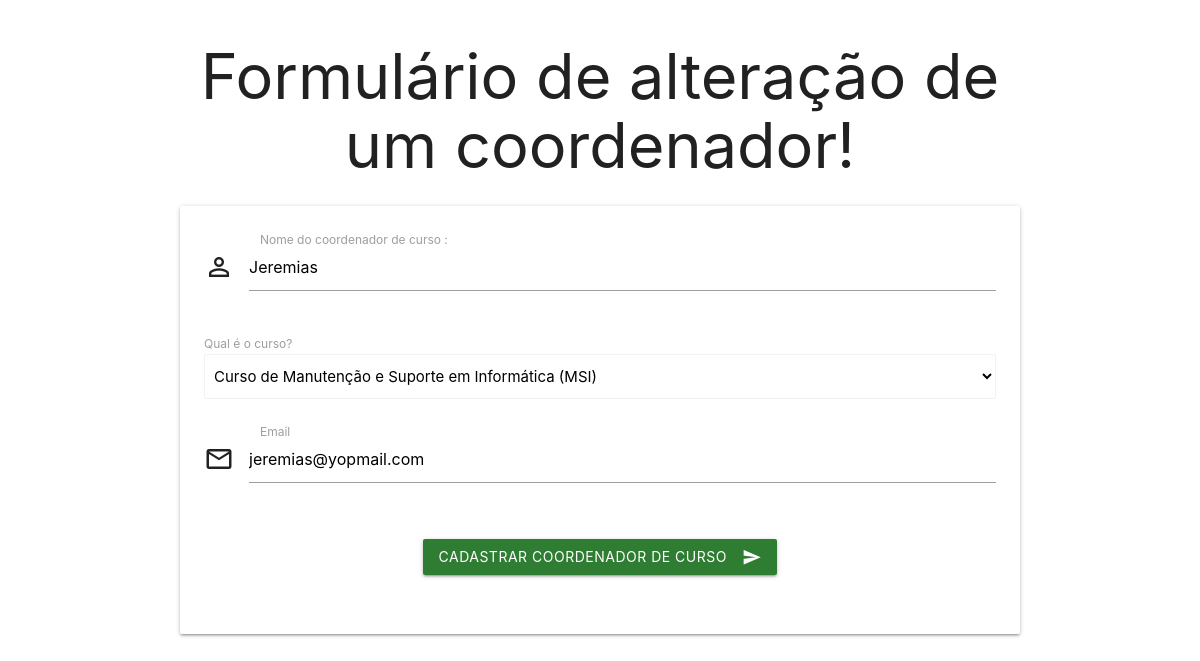
Page /crudCoordenador/formeditCoordenador.php?id=15 on the committed database.
### tables this page shows
CREATE TABLE IF NOT EXISTS `coordenador_curso` (
  `id_coordenador` int NOT NULL AUTO_INCREMENT,
  `nome` varchar(255) DEFAULT NULL,
  `email` varchar(255) DEFAULT NULL,
  `senha` varchar(255) DEFAULT NULL,
  `id_curso` int DEFAULT NULL,
  PRIMARY KEY (`id_coordenador`),
  KEY `fk_curso_coordenador` (`id_curso`)
);

CREATE TABLE IF NOT EXISTS `curso` (
  `id_curso` int NOT NULL AUTO_INCREMENT,
  `nome_curso` varchar(255) NOT NULL,
  `carga_horaria` int NOT NULL,
  PRIMARY KEY (`id_curso`)
);

### conecta.php (called while the page is built, shortened)
<?php
function excutarSQL($mysql, $sql)
{
    $resultado = mysqli_query($mysql, $sql);
    return $resultado;
}

### crudCoordenador/formeditCoordenador.php (the view, shortened to what this page needs)
<?php
$id = $_GET['id'];
require_once "../conecta.php";
$mysql = conectar();
$sql = "SELECT * FROM coordenador_curso WHERE id_coordenador = $id";
$resultado = excutarSQL($mysql, $sql);
$coordenador = mysqli_fetch_assoc($resultado);
?>
<!DOCTYPE html>
<html lang="pt-br">
<head>
    <link type="text/css" rel="stylesheet" href="../materialize/css/materialize.min.css" media="screen,projection" />
</head>
<body>
    <main class="container">
        <h1 class="center-align">Formulário de alteração de um coordenador!</h1>
        <div class="card-panel">
            <form action="editarCoordenador.php" method="post">
                <div class="input-field col s12">
                    <i class="material-icons prefix">person_outline</i>
                    <input placeholder="Digite o nome do coordenador de curso" value="<?php echo $coordenador['nome']; ?>" id="nome" name="nome" type="text" class="validate" pattern="^.+$" required>
                    <label for="nome">Nome do coordenador de curso : </label>
                    <span class="helper-text" data-error="Você deve preenchar esse campo"></span>
                </div>
                <?php
                $sql2 = "SELECT id_curso, nome_curso FROM curso ORDER BY nome_curso ASC";
                $resultado2 = excutarSQL($mysql, $sql2);
                ?>
                <label>Qual é o curso?</label>
                <select name="curso" class="browser-default ">
                    <?php
                    while ($dados = mysqli_fetch_assoc($resultado2)) {
                    ?>
                        <option <?php
                                if ($coordenador['id_curso'] == $dados['id_curso']) {
                                    echo "selected";
                                }
                                ?> value="<?php echo $dados['id_curso'] ?>">
                            <?php echo $dados['nome_curso'] ?>
                        </option>
                    <?php
                    }
                    ?>
                </select>
                <br>
                <div class="input-field col s12 espacamento">
                    <i class="material-icons prefix">mail_outline</i>
                    <input placeholder="Digite o seu email" value="<?php echo $coordenador['email']; ?>" id="email" name="email" type="text" class="validate" pattern="^.*@.*$" required>
                    <label for="email">Email</label>
                    <span class="helper-text" data-error="O campo deve conter o @, exemplo user@gmail.com"></span>
                </div>
                <div class="row">
                    <div class="col s12">
                        <p class="center-align">
                            <button class="btn waves-effect waves-light #2e7d32 green darken-3 lighten-3" type="submit" name="action">Cadastrar coordenador de curso
                                <i class="material-icons right">send</i> </button>
                        </p>
                    </div>
                </div>
            </form>
        </div>
    </main>
</body>
</html>

### rows in the picture
coordenador_curso: nome "Jeremias", curso "Curso de Manutenção e Suporte em Informática (MSI)", email "jeremias@yopmail.com"
